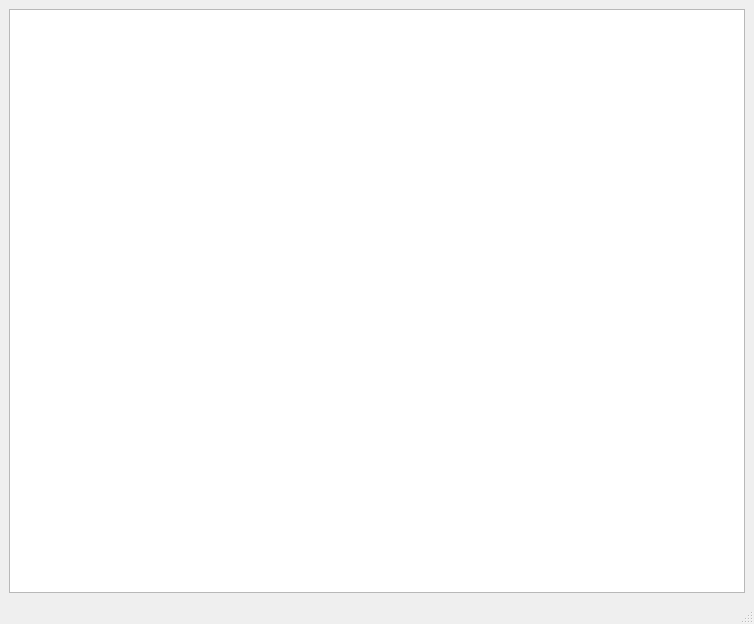
<?xml version="1.0" encoding="UTF-8"?>
<ui version="4.0">
 <class>MainWindow</class>
 <widget class="QMainWindow" name="MainWindow">
  <property name="geometry">
   <rect>
    <x>0</x>
    <y>0</y>
    <width>754</width>
    <height>624</height>
   </rect>
  </property>
  <property name="tabletTracking">
   <bool>false</bool>
  </property>
  <property name="windowTitle">
   <string>MainWindow</string>
  </property>
  <widget class="QWidget" name="centralwidget">
   <layout class="QGridLayout" name="gridLayout">
    <item row="1" column="1">
     <widget class="QGraphicsView" name="Mapa">
      <property name="sizePolicy">
       <sizepolicy hsizetype="Maximum" vsizetype="Maximum">
        <horstretch>0</horstretch>
        <verstretch>0</verstretch>
       </sizepolicy>
      </property>
      <property name="maximumSize">
       <size>
        <width>1920</width>
        <height>1080</height>
       </size>
      </property>
      <property name="baseSize">
       <size>
        <width>900</width>
        <height>900</height>
       </size>
      </property>
      <property name="verticalScrollBarPolicy">
       <enum>Qt::ScrollBarAlwaysOff</enum>
      </property>
      <property name="horizontalScrollBarPolicy">
       <enum>Qt::ScrollBarAlwaysOff</enum>
      </property>
      <property name="backgroundBrush">
       <brush brushstyle="SolidPattern">
        <color alpha="255">
         <red>0</red>
         <green>0</green>
         <blue>0</blue>
        </color>
       </brush>
      </property>
     </widget>
    </item>
   </layout>
  </widget>
  <widget class="QMenuBar" name="menubar">
   <property name="geometry">
    <rect>
     <x>0</x>
     <y>0</y>
     <width>754</width>
     <height>26</height>
    </rect>
   </property>
  </widget>
  <widget class="QStatusBar" name="statusbar"/>
 </widget>
 <resources/>
 <connections/>
</ui>
